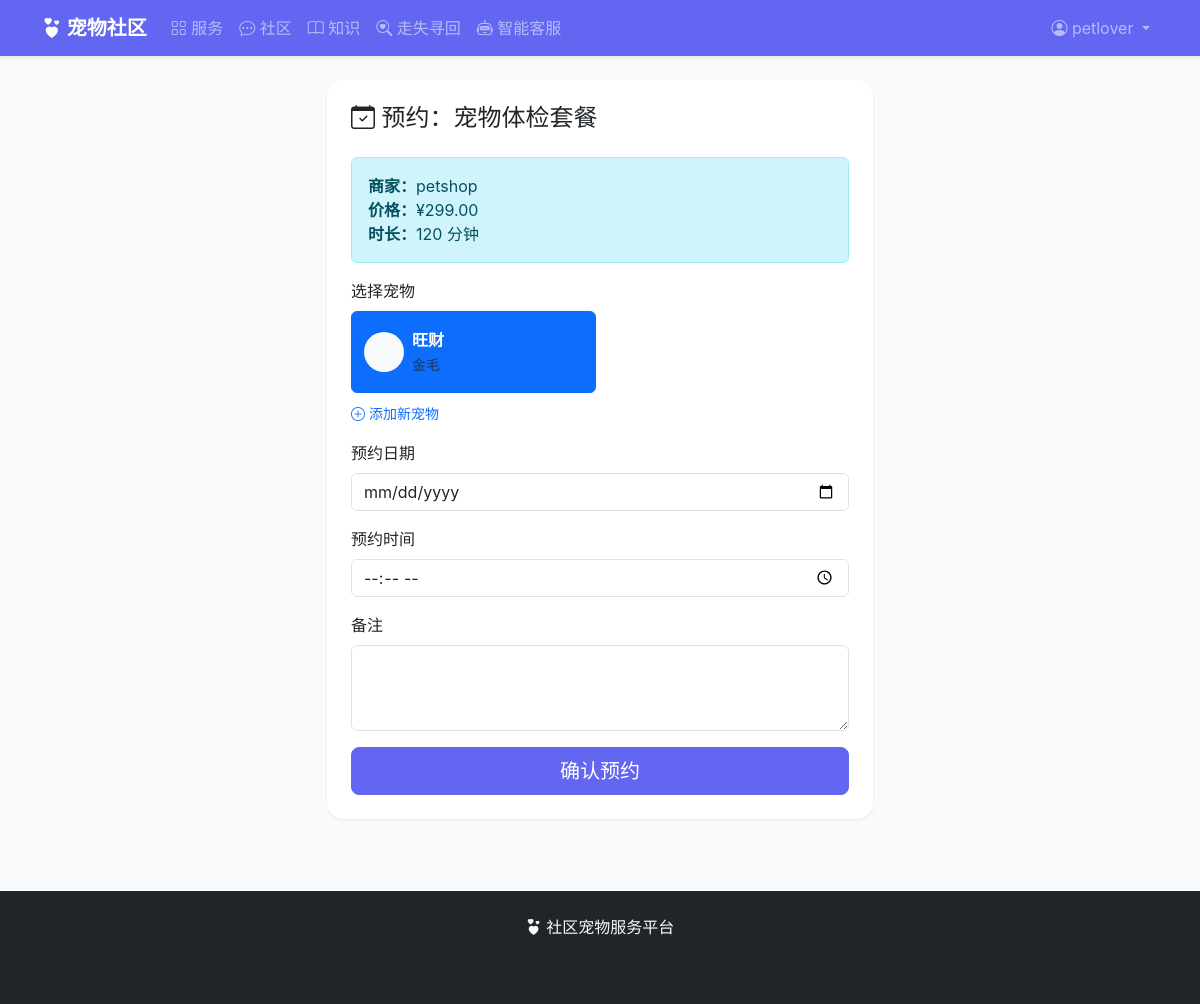
Screenshot of /orders/create/1/ (signed in) with the database file from the repository.
### accounts/models.py (models this page shows, shortened)
class User(AbstractUser):
    ROLE_CHOICES = (
        ('owner', '宠物主人'),
        ('provider', '服务商家'),
        ('admin', '系统管理员'),
    )
    role = models.CharField('角色', max_length=10, choices=ROLE_CHOICES, default='owner')
    phone = models.CharField('手机号', max_length=11, blank=True)
    avatar = models.ImageField('头像', upload_to='avatars/', blank=True)
    address = models.CharField('地址', max_length=200, blank=True)
    bio = models.TextField('个人简介', max_length=500, blank=True)
    created_at = models.DateTimeField('注册时间', auto_now_add=True)
    class Meta:
        verbose_name = '用户'
        verbose_name_plural = '用户'
    @property
    def is_provider(self):
        return self.role == 'provider'
    @property
    def is_admin_role(self):
        return self.role == 'admin'

### services/models.py (models this page shows, shortened)
class Service(models.Model):
    provider = models.ForeignKey(settings.AUTH_USER_MODEL, on_delete=models.CASCADE,
                                 related_name='services', verbose_name='商家')
    category = models.ForeignKey(ServiceCategory, on_delete=models.CASCADE,
                                 related_name='services', verbose_name='类别')
    name = models.CharField('服务名称', max_length=100)
    description = models.TextField('服务描述')
    price = models.DecimalField('价格', max_digits=10, decimal_places=2)
    duration = models.IntegerField('服务时长(分钟)', default=60)
    image = models.ImageField('封面图片', upload_to='services/', blank=True)
    address = models.CharField('服务地址', max_length=200, blank=True)
    longitude = models.FloatField('经度', null=True, blank=True)
    latitude = models.FloatField('纬度', null=True, blank=True)
    is_active = models.BooleanField('是否上架', default=True)
    avg_rating = models.FloatField('平均评分', default=0)
    rating_count = models.IntegerField('评价数量', default=0)
    created_at = models.DateTimeField('创建时间', auto_now_add=True)
    updated_at = models.DateTimeField('更新时间', auto_now=True)
    class Meta:
        verbose_name = '服务项目'
        verbose_name_plural = '服务项目'
        ordering = ['-created_at']

### pets/models.py (models this page shows, shortened)
class Pet(models.Model):
    GENDER_CHOICES = (
        ('male', '公'),
        ('female', '母'),
    )
    owner = models.ForeignKey(settings.AUTH_USER_MODEL, on_delete=models.CASCADE,
                              related_name='pets', verbose_name='主人')
    name = models.CharField('宠物名', max_length=50)
    breed = models.CharField('品种', max_length=50)
    age = models.CharField('年龄', max_length=20, blank=True)
    gender = models.CharField('性别', max_length=6, choices=GENDER_CHOICES, blank=True)
    photo = models.ImageField('照片', upload_to='pets/', blank=True)
    description = models.TextField('描述', blank=True)
    birthday = models.DateField('生日', null=True, blank=True)
    created_at = models.DateTimeField('建档时间', auto_now_add=True)
    updated_at = models.DateTimeField('更新时间', auto_now=True)
    class Meta:
        verbose_name = '宠物档案'
        verbose_name_plural = '宠物档案'
        ordering = ['-created_at']

### orders/views.py (the view, shortened to what this page needs)
# urls.py: path('create/<int:service_id>/', views.order_create, name='order_create'),
@login_required
def order_create(request, service_id):
    service = get_object_or_404(Service, pk=service_id, is_active=True)
    pets = Pet.objects.filter(owner=request.user)
    return render(request, 'orders/order_form.html', {
        'service': service,
        'pets': pets,
    })

### templates/orders/order_form.html (shortened to what this page needs)
{% extends 'base.html' %}
{% block content %}
<div class="row justify-content-center">
    <div class="col-md-6">
        <div class="card">
            <div class="card-body p-4">
                <h4 class="mb-4"><i class="bi bi-calendar-check"></i> 预约：{{ service.name }}</h4>
                <div class="alert alert-info">
                    <strong>商家：</strong>{{ service.provider.username }}<br>
                    <strong>价格：</strong>¥{{ service.price }}<br>
                    <strong>时长：</strong>{{ service.duration }} 分钟
                </div>
                {% if pets %}
                <form method="post">
                    <div class="mb-3">
                        <label class="form-label"> 选择宠物</label>
                        <div class="row g-2">
                            {% for pet in pets %}
                            <div class="col-6">
                                <label class="btn btn-outline-primary w-100 d-flex align-items-center gap-2 py-3" for="pet{{ pet.pk }}">
                                    {% if pet.photo %}
                                    <img src="{{ pet.photo.url }}" class="rounded-circle" style="width:40px;height:40px;object-fit:cover">
                                    {% else %}
                                    <span class="rounded-circle bg-light d-inline-flex align-items-center justify-content-center" style="width:40px;height:40px">
                                    </span>
                                    {% endif %}
                                    <div class="text-start">
                                        <strong>{{ pet.name }}</strong><br>
                                        <small class="text-muted">{{ pet.breed }}</small>
                                    </div>
                                </label>
                            </div>
                            {% endfor %}
                        </div>
                        <div class="mt-2">
                            <a href="{% url 'pets:pet_create' %}" class="text-decoration-none small">
                                <i class="bi bi-plus-circle"></i> 添加新宠物
                            </a>
                        </div>
                    </div>
                    <div class="mb-3">
                        <label class="form-label">预约日期</label>
                        <input type="date" name="appointment_date" class="form-control" required>
                    </div>
                    <div class="mb-3">
                        <label class="form-label">预约时间</label>
                        <input type="time" name="appointment_time" class="form-control" required>
                    </div>
                    <div class="mb-3">
                        <label class="form-label">备注</label>
                        <textarea name="remark" class="form-control" rows="3"></textarea>
                    </div>
                    <button type="submit" class="btn btn-primary btn-lg w-100">确认预约</button>
                </form>
                {% endif %}
            </div>
        </div>
    </div>
</div>
{% endblock %}

### templates/base.html (shortened to what this page needs)
{% load static %}
<!DOCTYPE html>
<html lang="zh-CN">
<head>
    <link href="{% static 'css/bootstrap.min.css' %}" rel="stylesheet">
    <link href="{% static 'css/bootstrap-icons.css' %}" rel="stylesheet">
    <link href="{% static 'css/style.css' %}" rel="stylesheet">
</head>
<body>
<nav class="navbar navbar-expand-lg navbar-dark bg-primary sticky-top shadow-sm">
    <div class="container">
        <a class="navbar-brand fw-bold" href="{% url 'index' %}">
            <i class="bi bi-hearts"></i> 宠物社区
        </a>
        <div class="collapse navbar-collapse" id="navMain">
            <ul class="navbar-nav me-auto">
                <li class="nav-item">
                    <a class="nav-link" href="{% url 'services:service_list' %}"><i class="bi bi-grid"></i> 服务</a>
                </li>
                <li class="nav-item">
                    <a class="nav-link" href="{% url 'community:post_list' %}"><i class="bi bi-chat-dots"></i> 社区</a>
                </li>
                <li class="nav-item">
                    <a class="nav-link" href="{% url 'knowledge:article_list' %}"><i class="bi bi-book"></i> 知识</a>
                </li>
                <li class="nav-item">
                    <a class="nav-link" href="{% url 'community:lost_list' %}"><i class="bi bi-search-heart"></i> 走失寻回</a>
                </li>
                <li class="nav-item">
                    <a class="nav-link" href="{% url 'chatbot:chat' %}"><i class="bi bi-robot"></i> 智能客服</a>
                </li>
            </ul>
            <ul class="navbar-nav">
                {% if user.is_authenticated %}
                <li class="nav-item dropdown">
                    <a class="nav-link dropdown-toggle" href="#" data-bs-toggle="dropdown">
                        <i class="bi bi-person-circle"></i> {{ user.username }}
                    </a>
                </li>
                {% else %}
                <li class="nav-item"><a class="nav-link" href="{% url 'accounts:login' %}">登录</a></li>
                <li class="nav-item"><a class="nav-link" href="{% url 'accounts:register' %}">注册</a></li>
                {% endif %}
            </ul>
        </div>
    </div>
</nav>
<main class="container py-4">
    {% block content %}{% endblock %}
</main>
<footer class="bg-dark text-light py-4 mt-5">
    <div class="container text-center">
        <p class="mb-1"><i class="bi bi-hearts"></i> 社区宠物服务平台</p>
        <p class="text-muted small">基于Python/Django开发 · 毕业设计项目</p>
    </div>
</footer>
</body>
</html>

### static/css/style.css (style rules this page uses)
:root { --primary: #6366f1; --primary-dark: #4f46e5; --secondary: #ec4899; --accent: #f59e0b; --bg-light: #faf5ff; }
body { font-family: -apple-system, BlinkMacSystemFont, "Segoe UI", "PingFang SC", "Hiragino Sans GB", "Microsoft YaHei", sans-serif; background-color: #f8fafc; color: #1e293b; min-height: 100vh; display: flex; flex-direction: column; }
main { flex: 1; }
.bg-primary { background-color: var(--primary) !important; }
.btn-primary { background-color: var(--primary); border-color: var(--primary); }
.card { border: none; border-radius: 1rem; box-shadow: 0 1px 3px rgba(0,0,0,0.08); transition: transform 0.2s, box-shadow 0.2s; overflow: hidden; }

### rows the page displays
User: username "petlover"
Service: name "宠物体检套餐", provider.username "petshop", price "299.00", duration "120"
Pet: name "旺财", breed "金毛"
